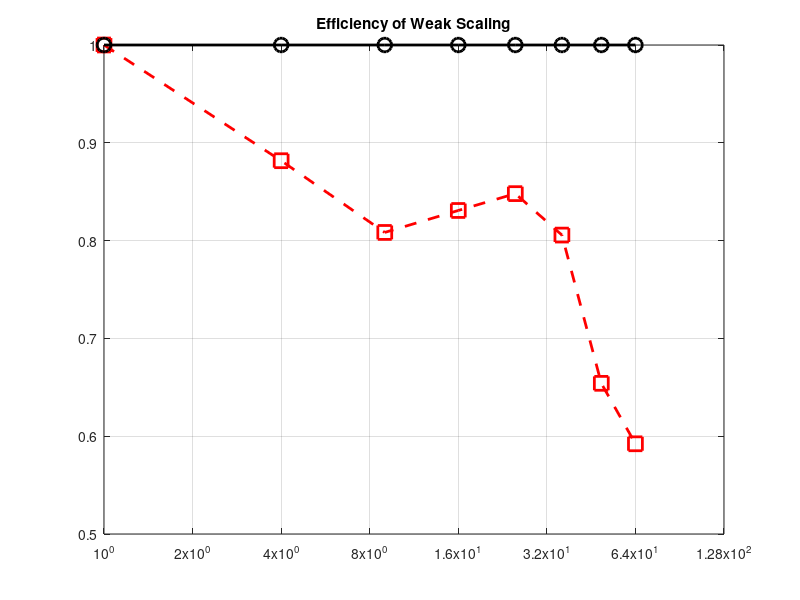
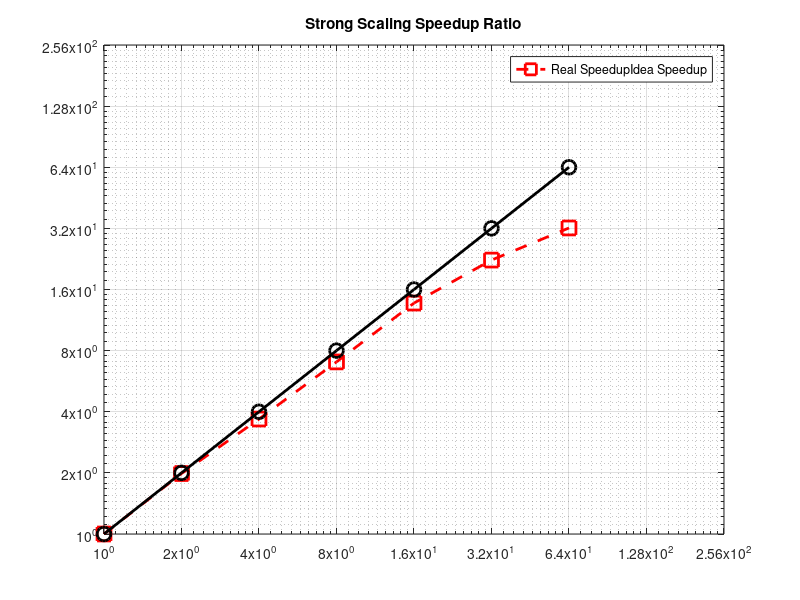

Source code (MATLAB) for these figures, in order:

speed = @(v) [v(1)/v(1), v(1)/v(2), v(1)/v(3), v(1)/v(4), v(1)/v(5), v(1)/v(6), v(1)/v(7)];

proc = [1, 2, 4, 8, 16, 32, 64];

proc_weak = [1,   4,   9,  16,  25,  36,   49,   64];
speed_weak = @(v) [v(1)/v(1)*proc_weak(1), v(1)/v(2)*proc_weak(2), v(1)/v(3)*proc_weak(3), v(1)/v(4)*proc_weak(4), ...
    v(1)/v(5)*proc_weak(5), v(1)/v(6)*proc_weak(6), v(1)/v(7)*proc_weak(7), v(1)/v(8)*proc_weak(8)];

strong_1024 = [
  4.5803e+06,
  2.30751e+06,
  1.24368e+06,
  650729,
  333912,
  205066,
  142470
];

% strong_1024_omp = [
%   6.60267e+06,
%   2.49456e+06,
%   752795,
%   2.60923e+07
% ];


weak = [
  1266.88,
  5747.55,
  14105.2,
  24398.3,
  37348,
  56610,
  94910.5,
  136904
];

% weak_omp = [
%   2526.58,
%   9866.88,
%   10153.9,
%   39050.5,
%   42244.3,
%   183143,
%   2.59875e+07
% ];

strong_1024 = speed(strong_1024);
% strong_1024_omp = speed(strong_1024_omp);



weak = speed_weak(weak);
% weak_omp = speed_weak(weak_omp);

figure;
loglog(proc, strong_1024, '--gs', 'MarkerSize', 10, 'LineWidth', 2, 'Color', 'r');

hold on;
grid();
% plot(proc, strong_1024_omp, '--gs', 'MarkerSize', 10, 'LineWidth', 2, 'Color', 'b');
loglog(proc, proc, '-o', 'MarkerSize', 10, 'LineWidth', 2, 'Color', 'k');
legend(["Real Speedup", "Idea Speedup"])
title("Strong Scaling Speedup Ratio");

xlim([1,256]);
ylim([1,256]);

xticks([1,2,4,8,16,32,64,128,256,512,1024]);
yticks([1,2,4,8,16,32,64,128,256,512,1024]);
hold off;
% saveas(gcf, "StrongNew1.png");

figure;
plot(proc_weak, weak, '--gs', 'MarkerSize', 10, 'LineWidth', 2, 'Color', 'r');
% loglog(proc, weak_omp, '--gs', 'MarkerSize', 10, 'LineWidth', 2, 'Color', 'b');

hold on;
grid();

plot(proc_weak, [1, 1, 1, 1, 1, 1, 1, 1], '-o', 'MarkerSize', 10, 'LineWidth', 2, 'Color', 'k');
% legend(["Weak", "With Omp", "Idea"]);

set(gca, 'XScale', 'log');
xlim([1,128]);
ylim([0.5,1]);

xticks([1,2,4,8,16,32,64,128,256,512,1024]);
yticks([0, 0.1, 0.2, 0.3, 0.4 ,0.5, 0.6, 0.7, 0.8, 0.9, 1.0]);

title("Efficiency of Weak Scaling");
hold off;
saveas(gcf, "WeakNew2.png");